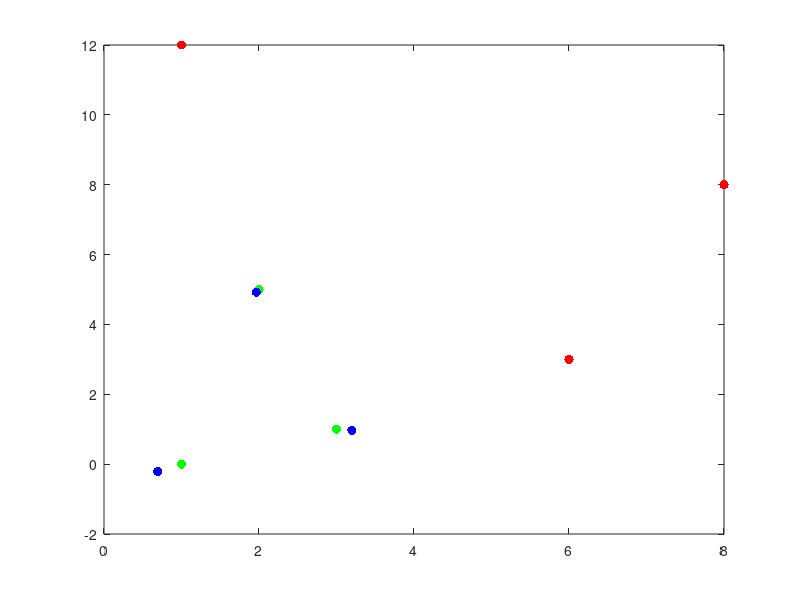

Reproduce this figure in MATLAB. (Note: this script raises an error after producing the figure.)
%% Example General Least Squares Script
%% observations
xc = [1 2 3];
yc = [0 5 1];
x = [6 1 8];
y = [3 12 8];

Sc = [0.5 0.3 0 0 0 0;
      0.3 0.5 0 0 0 0;
      0 0 0.4 0.1 0 0;
      0 0 0.1 0.2 0 0;
      0 0 0 0 0.7 -0.4;
      0 0 0 0 -0.4 0.4]; %variance-covariance of control data
  
%% Define A, L, and W based on observation equation
A = nan(numel(x)*2,4);
A(1:2:end)=[x(:) -y(:) ones(size(x(:))) zeros(size(y(:)))];
A(2:2:end)=[y(:) x(:) zeros(size(y(:))) ones(size(x(:)))];

L = nan(numel(x)*2,1);
L(1:2:end) = xc;
L(2:2:end) = yc;

W = inv(Sc);

%% Calculate General Least Squares
m = numel(L);                   % number of observations
n = size(A,2);                  % number of unknowns
dof = m-n;                      % degrees of freedom
X = (A'*W*A)\A'*W*L;            % unknowns(inv(A)*b' with 'A\b' per Matlab)
V = A * X - L;                  % residuals
So2 = V'*W*V/dof;               % Reference Variance
Q = inv(A'*W*A);                % cofactor
Sx = So2 * Q;                   % covariance of unknowns
Sl = A * Sx * A';               % covariance of observations
stdX = sqrt(diag(Sx));          % std of solved unknowns
Lhat = A * X;                   % predicted L values
r2 = var(Lhat)/var(L);          % R^2 Skill
RMSE = sqrt(V'*V/m);            % RMSE

%% Using Matlab Built in Function LSCOV
[mat_X, mat_stdX, mat_So2, mat_Sx] = lscov(A,L,Sc); %same results

%% Plot Results
f = figure(1);clf
plot(xc,yc,'g.','markersize',20)
hold on
plot(x,y,'r.','markersize',20)
plot(Lhat(1:2:end),Lhat(2:2:end),'b.','markersize',20)
for i=1:3
    ind = (i-1)*2+1:(i-1)*2+2;
    plotCovarianceLine(xc(i),yc(i),Sc(ind,ind),0.5,inf,100,'g');
    plot([xc(i) x(i)],[yc(i) y(i)],'--','color',[0.6 0.6 0.6])
end

grid on
axis equal
xlabel('X','fontsize',20,'interpreter','latex')
ylabel('Y','fontsize',20,'interpreter','latex')
title('GLS 2D Conformal Transformation','fontsize',24,'interpreter','latex')
hl=legend({'$(x_c,y_c)$',...
    '$(x,y)$','$(\hat{x_c},\hat{y_c})$',...
    'Control $\sigma_{50\%}$',...
    'correspondences'},'fontsize',16);
hl.Interpreter = 'latex';
hl.Location = 'northwest';
saveas(f,'../fig/GLSexample.png');

%% Make Latex Results Table
fid = fopen('../tab/exampleGLSresultsTable.tex','w+t');
T = cell(4,3);

T{1,1} = sprintf('$n = %.0f$',n);
T{1,2} = sprintf('$m = %.0f$',m);
T{1,3} = sprintf('$dof = %.0f$',dof);

T{2,1} = ['$\\hat{X} = $' printLatexMatrix(X,'%.2f')];

T{2,2} = ['$V = $ ' printLatexMatrix(V,'%0.2f')];

T{2,3} = sprintf('$S_0^2 = %.2f$ ',So2);

T{4,1} = ['$Q_{xx} = $ ' printLatexMatrix(Q,'%0.2f')];

T{3,1} = ['$\\Sigma_{xx} = $ ' printLatexMatrix(Sx,'%0.2f')];

T{3,3} = ['$\\Sigma_{\\hat{l}\\hat{l}} = $ ' printLatexMatrix(Sl,'%0.2f')];

T{3,2} = ['$\\sigma_{\\hat{X}} = $ ' printLatexMatrix(stdX,'%0.2f')];

T{4,2} = ['$\\hat{L} = $' printLatexMatrix(Lhat,'%0.2f')];

T{4,3} = sprintf('$R^2 = %.4f$ \\\\hspace{1cm} $RMSE = %.2f$',r2,RMSE);

fprintf(fid,printLatexTable(T));
fclose(fid);